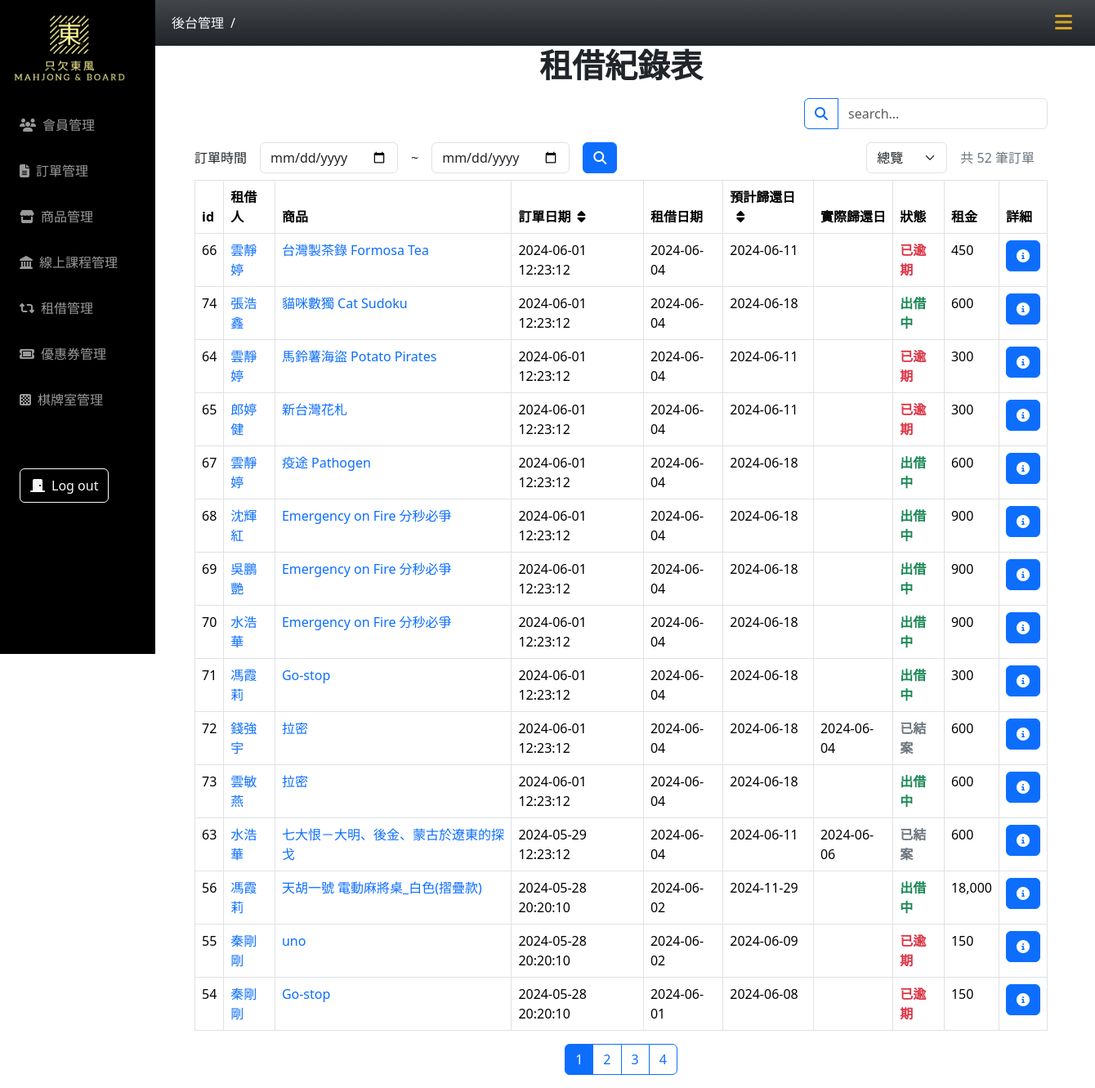
The page /rent/rent-record-list.php?page=1 on the database its author committed.
### tables this page shows
CREATE TABLE `rent_record` (
  `id` int(5) UNSIGNED NOT NULL,
  `user_id` int(5) UNSIGNED NOT NULL,
  `product_id` int(5) UNSIGNED NOT NULL,
  `order_date` datetime NOT NULL,
  `rental_date` date NOT NULL,
  `due_date` date NOT NULL,
  `return_date` date DEFAULT NULL,
  `fine` int(5) DEFAULT NULL,
  `status` int(3) UNSIGNED NOT NULL DEFAULT 1
);

CREATE TABLE `users` (
  `id` int(11) NOT NULL,
  `valid` varchar(10) NOT NULL DEFAULT '1',
  `username` varchar(50) NOT NULL,
  `account` varchar(50) NOT NULL,
  `password` varchar(255) NOT NULL,
  `city` varchar(20) NOT NULL,
  `Address` varchar(100) NOT NULL,
  `phone` text DEFAULT NULL,
  `email` varchar(50) NOT NULL,
  `birth` varchar(100) NOT NULL,
  `gender` varchar(255) NOT NULL,
  `update_at` timestamp NOT NULL DEFAULT current_timestamp(),
  `created_at` timestamp NOT NULL DEFAULT current_timestamp()
);

CREATE TABLE `rent_product` (
  `id` int(5) UNSIGNED NOT NULL,
  `name` varchar(100) NOT NULL,
  `category_id` int(10) NOT NULL,
  `content` varchar(1000) NOT NULL,
  `img` varchar(100) NOT NULL,
  `quantity` int(4) NOT NULL,
  `quantity_available` int(4) NOT NULL,
  `rent_price_category_id` int(3) NOT NULL,
  `price` int(6) NOT NULL,
  `create_at` date NOT NULL,
  `update_at` date NOT NULL,
  `valid` tinyint(1) NOT NULL
);

CREATE TABLE `rent_price_category` (
  `id` int(10) UNSIGNED NOT NULL,
  `range` varchar(20) NOT NULL,
  `rent_price` int(6) NOT NULL,
  `rent_day` int(6) NOT NULL
);

### rent/rent-record-list.php (the view, shortened to what this page needs)
<?php
require_once("../db_connect_mahjong.php");
$sqlReturn  = "SELECT * FROM rent_record WHERE 1";
$resultReturn  = $conn->query($sqlReturn);
$title = "租借紀錄表";
$order = "ORDER BY rent_record.order_date DESC";
$filter = "";
$sql = "SELECT rent_record.*,
users.username AS user_name,
rent_product.name AS rent_product_name,
rent_product.price,
rent_product.rent_price_category_id,
rent_price_category.rent_price,
rent_price_category.rent_day ,
users.id AS user_id,
rent_product.id AS rent_product_id
FROM rent_record JOIN users ON users.id = rent_record.user_id JOIN rent_product ON rent_record.product_id = rent_product.id JOIN rent_price_category ON rent_product.rent_price_category_id = rent_price_category.id WHERE 1 $filter $order";
$result = $conn->query($sql);
$resultCount = $result->num_rows;
if (isset($_GET["page"])) {
    $page = $_GET["page"];
    $prepage = 15;
    $firstItem = ($page - 1) * $prepage;
    $pageCount = ceil($resultCount / $prepage);
    $sqlPage = $sql . " LIMIT $firstItem, $prepage";
} else {
    header("location: rent-record-list.php?page=1");
    exit;
}
$resultPage = $conn->query($sqlPage);
$rows = $resultPage->fetch_all(MYSQLI_ASSOC);
?>
<!doctype html>
<html lang="en">
<head>
    <?php include("../css-mahjong.php") ?>
</head>
<body>
    <?php include("../nav.php"); ?>
    <div class="container main-content px-5">
        <h1 class="text-center fw-semibold "><?= $title ?></h1>
        <div class="d-flex g-3 justify-content-between py-2">
            <div class="d-flex">
                <form action="">
                    <div class="input-group position-relative z-0">
                        <button class="btn btn-outline-primary" type="submit" id="button-addon1"><i class="fa-solid fa-magnifying-glass"></i></button>
                        <input type="text" class="form-control" placeholder="search..." aria-label="Example text with button addon" aria-describedby="button-addon1" name="search">
                    </div>
            </div>
        </div>
        <div class="py-2 d-flex justify-content-between">
            <div>
                <div class="row g-3 align-items-center">
                    <div class="col-auto">
                        訂單時間
                    </div>
                    <div class="col-auto">
                        <input type="date" class="form-control" name="start" id="start_date">
                    </div>
                    <div class="col-auto">~</div>
                    <div class="col-auto">
                        <input type="date" class="form-control" name="end" id="end_date">
                    </div>
                    <div class="col-auto">
                        <button type="submit" class="btn btn-primary"><i class="fa-solid fa-magnifying-glass"></i></button>
                    </div>
                </div>
            </div>
            <div class="d-flex justify-content-center align-items-center">
                <div>
                    <select class="form-select" aria-label="Default select example" id="status">
                        <option value="" <?php if (!isset($_GET["status"])) echo "selected" ?>>總覽</option>
                    </select>
                </div>
                <div class="mx-3">
                    <p class="text-secondary m-0">共 <?= $resultCount ?> 筆訂單</p>
                </div>
            </div>
        </div>
        <table class="table table-bordered">
            <thead>
                <tr>
                    <th>id</th>
                    <th>租借人</th>
                    <th>商品</th>
                    <th>
                        <a href="?page=1&order=2<?= isset($_GET["user"]) ? "&user=" . $_GET["user"] : "" ?><?= isset($_GET["product"]) ? "&product=" . $_GET["product"] : "" ?><?= isset($_GET["search"]) ? "&search=" . $_GET["search"] : "" ?><?= isset($_GET["start"]) ? "&start=" . $_GET["start"] : "" ?><?= isset($_GET["end"]) ? "&end=" . $_GET["end"] : "" ?>" class="order text-black text-decoration-none <?php if (!isset($_GET["order"]) || (int)$_GET["order"] >= 3) echo "d-block" ?>">訂單日期<i class="fa-solid fa-sort ms-2"></i></a>
                    </th>
                    <th>租借日期</th>
                    <th>
                        <a href="?page=1&order=4<?= isset($_GET["user"]) ? "&user=" . $_GET["user"] : "" ?><?= isset($_GET["product"]) ? "&product=" . $_GET["product"] : "" ?><?= isset($_GET["search"]) ? "&search=" . $_GET["search"] : "" ?><?= isset($_GET["start"]) ? "&start=" . $_GET["start"] : "" ?><?= isset($_GET["end"]) ? "&end=" . $_GET["end"] : "" ?>" class="order text-black text-decoration-none <?php if (!isset($_GET["order"]) || (int)$_GET["order"] <= 2) echo "d-block" ?>">預計歸還日<i class="fa-solid fa-sort ms-2"></i></a>
                    </th>
                    <th>實際歸還日</th>
                    <th>狀態</th>
                    <th>租金</th>
                    <th>詳細</th>
                </tr>
            </thead>
            <?php foreach ($rows as $rent_order) : ?>
                <tbody>
                    <tr>
                        <td><?= $rent_order["id"] ?></td>
                        <td><a class="text-decoration-none" href="?page=1&user=<?= $rent_order["user_id"] ?><?= isset($_GET["search"]) ? "&search=" . $_GET["search"] : "" ?><?= isset($_GET["start"]) ? "&start=" . $_GET["start"] : "" ?><?= isset($_GET["end"]) ? "&end=" . $_GET["end"] : "" ?>"><?= $rent_order["user_name"] ?></a></td>
                        <td><a class="text-decoration-none" href="?page=1&product=<?= $rent_order["rent_product_id"] ?><?= isset($_GET["search"]) ? "&search=" . $_GET["search"] : "" ?><?= isset($_GET["start"]) ? "&start=" . $_GET["start"] : "" ?><?= isset($_GET["end"]) ? "&end=" . $_GET["end"] : "" ?>"><?= $rent_order["rent_product_name"] ?></a></td>
                        <td><?= $rent_order["order_date"] ?></td>
                        <td><?= $rent_order["rental_date"] ?></td>
                        <td><?= $rent_order["due_date"] ?></td>
                        <td><?= $rent_order["return_date"] ?></td>
                        <td class="fw-semibold <?php
                                                switch ($rent_order["status"]) {
                                                    case 0:
                                                        echo "text-secondary";
                                                        break;
                                                    case 1:
                                                        echo "text-success";
                                                        break;
                                                    case 2:
                                                        echo "text-danger";
                                                        break;
                                                }
                                                ?>"><?php
                                                    switch ($rent_order["status"]) {
                                                        case 0:
                                                            echo "已結案";
                                                            break;
                                                        case 1:
                                                            echo "出借中";
                                                            break;
                                                        case 2:
                                                            echo "已逾期";
                                                            break;
                                                    }
                                                    ?></td>
                        <td><?php
                            $rental_date = new DateTime($rent_order['rental_date']);
                            $due_date = new DateTime($rent_order['due_date']);
                            $interval = $rental_date->diff($due_date);
                            $days = $interval->days;
                            $rent_price = $days / $rent_order["rent_day"] * $rent_order["rent_price"];
                            echo number_format($rent_price);
                            ?></td>
                        <td>
                            <a href=" rent-record.php?id=<?= $rent_order["id"] ?>" class="btn btn-primary"><i class="fa-solid fa-circle-info"></i></a>
                        </td>
                    </tr>
                </tbody>
            <?php endforeach; ?>
        </table>
        <div class="btn-toolbar justify-content-center pb-3 " role="toolbar" aria-label="Toolbar with button groups">
            <div class="btn-group" role="group" aria-label="First group">
                <?php if (isset($_GET["page"])) : ?>
                    <?php for ($i = 1; $i <= $pageCount; $i++) : ?>
                        <a type="button" class="btn btn-outline-primary <?php if ((int)$page === $i) echo "active" ?>" href="?page=<?= $i ?><?= isset($_GET["order"]) ? "&order=" . $_GET["order"] : "" ?><?= isset($_GET["user"]) ? "&user=" . $_GET["user"] : "" ?><?= isset($_GET["product"]) ? "&product=" . $_GET["product"] : "" ?><?= isset($_GET["search"]) ? "&search=" . $_GET["search"] : "" ?><?= isset($_GET["start"]) ? "&start=" . $_GET["start"] : "" ?><?= isset($_GET["end"]) ? "&end=" . $_GET["end"] : "" ?>"><?= $i ?></a>
                    <?php endfor; ?>
                <?php endif; ?>
            </div>
        </div>
    </div>
</body>
</html>

### css-mahjong.php (style rules this page uses)
:root { --aside-width: 190px; --header-nav-height: 56px; }
.main-content { margin: 0 0 0 var(--aside-width); padding-top: var(--header-nav-height); }

### rent/rent-record-list.php (style rules this page uses)
.order { display: none; }

### rows shown on the page
rent_record: id "66", user.username "雲靜婷", rent_product.name "台灣製茶錄 Formosa Tea", order_date "2024-06-01 12:23:12", rental_date "2024-06-04", due_date "2024-06-11", status "已逾期", rent_price_category.rent_price "450"
rent_record: id "74", user.username "張浩鑫", rent_product.name "貓咪數獨 Cat Sudoku", order_date "2024-06-01 12:23:12", rental_date "2024-06-04", due_date "2024-06-18", status "出借中", rent_price "600"
rent_record: id "64", user.username "雲靜婷", rent_product.name "馬鈴薯海盜 Potato Pirates", order_date "2024-06-01 12:23:12", rental_date "2024-06-04", due_date "2024-06-11", status "已逾期", rent_price_category.rent_price "300"
rent_record: id "65", user.username "郎婷健", rent_product.name "新台灣花札", order_date "2024-06-01 12:23:12", rental_date "2024-06-04", due_date "2024-06-11", status "已逾期", rent_price_category.rent_price "300"
rent_record: id "67", user.username "雲靜婷", rent_product.name "疫途 Pathogen", order_date "2024-06-01 12:23:12", rental_date "2024-06-04", due_date "2024-06-18", status "出借中", rent_price "600"
rent_record: id "68", user.username "沈輝紅", rent_product.name "Emergency on Fire 分秒必爭", order_date "2024-06-01 12:23:12", rental_date "2024-06-04", due_date "2024-06-18", status "出借中", rent_price "900"
rent_record: id "69", user.username "吳鵬艷", rent_product.name "Emergency on Fire 分秒必爭", order_date "2024-06-01 12:23:12", rental_date "2024-06-04", due_date "2024-06-18", status "出借中", rent_price "900"
rent_record: id "70", user.username "水浩華", rent_product.name "Emergency on Fire 分秒必爭", order_date "2024-06-01 12:23:12", rental_date "2024-06-04", due_date "2024-06-18", status "出借中", rent_price "900"
rent_record: id "71", user.username "馮霞莉", rent_product.name "Go-stop", order_date "2024-06-01 12:23:12", rental_date "2024-06-04", due_date "2024-06-18", status "出借中", rent_price "300"
rent_record: id "72", user.username "錢強宇", rent_product.name "拉密", order_date "2024-06-01 12:23:12", rental_date "2024-06-04", due_date "2024-06-18", return_date "2024-06-04", status "已結案", rent_price "600"
rent_record: id "73", user.username "雲敏燕", rent_product.name "拉密", order_date "2024-06-01 12:23:12", rental_date "2024-06-04", due_date "2024-06-18", status "出借中", rent_price "600"
rent_record: id "63", user.username "水浩華", rent_product.name "七大恨－大明、後金、蒙古於遼東的探戈", order_date "2024-05-29 12:23:12", rental_date "2024-06-04", due_date "2024-06-11", return_date "2024-06-06", status "已結案", rent_price_category.rent_price "600"
rent_record: id "56", user.username "馮霞莉", rent_product.name "天胡一號 電動麻將桌_白色(摺疊款)", order_date "2024-05-28 20:20:10", rental_date "2024-06-02", due_date "2024-11-29", status "出借中", rent_price "18,000"
rent_record: id "55", user.username "秦剛剛", rent_product.name "uno", order_date "2024-05-28 20:20:10", rental_date "2024-06-02", due_date "2024-06-09", status "已逾期", rent_price_category.rent_price "150"
rent_record: id "54", user.username "秦剛剛", rent_product.name "Go-stop", order_date "2024-05-28 20:20:10", rental_date "2024-06-01", due_date "2024-06-08", status "已逾期", rent_price_category.rent_price "150"

### other values the page prints
$title "租借紀錄表"
$resultCount "52"
